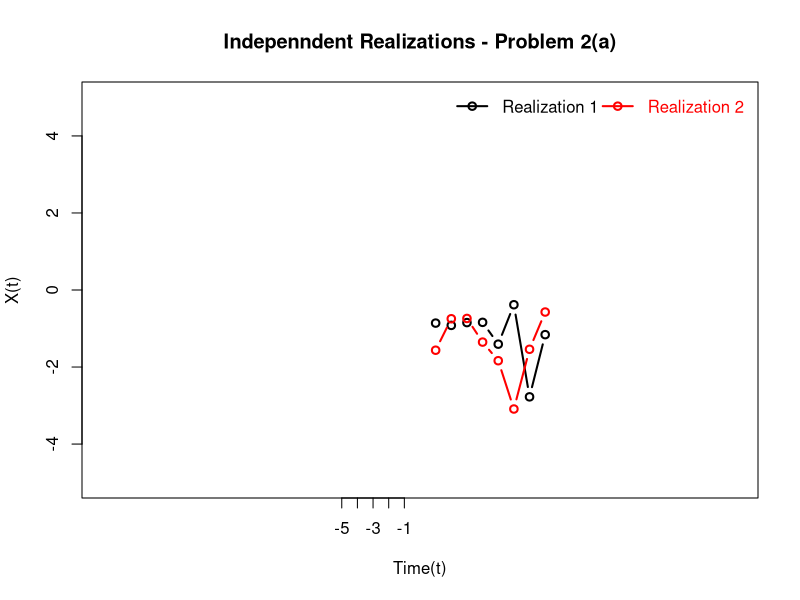
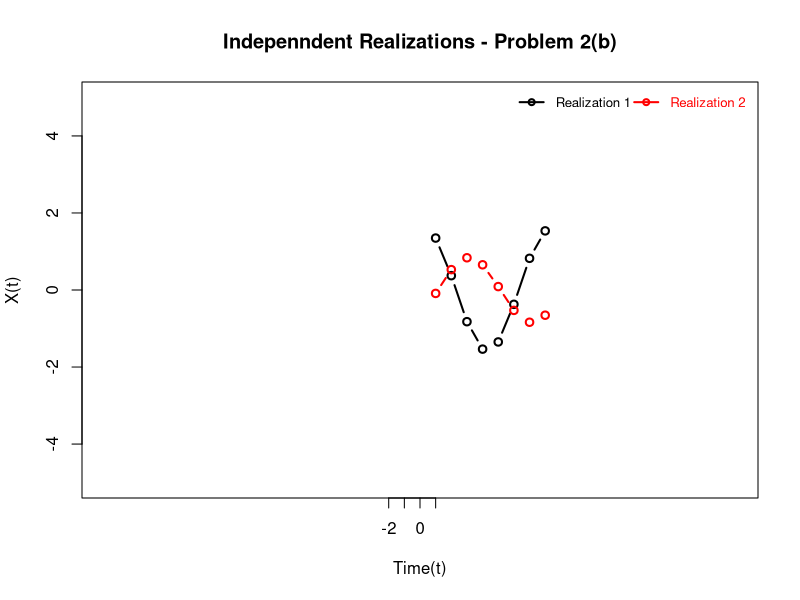
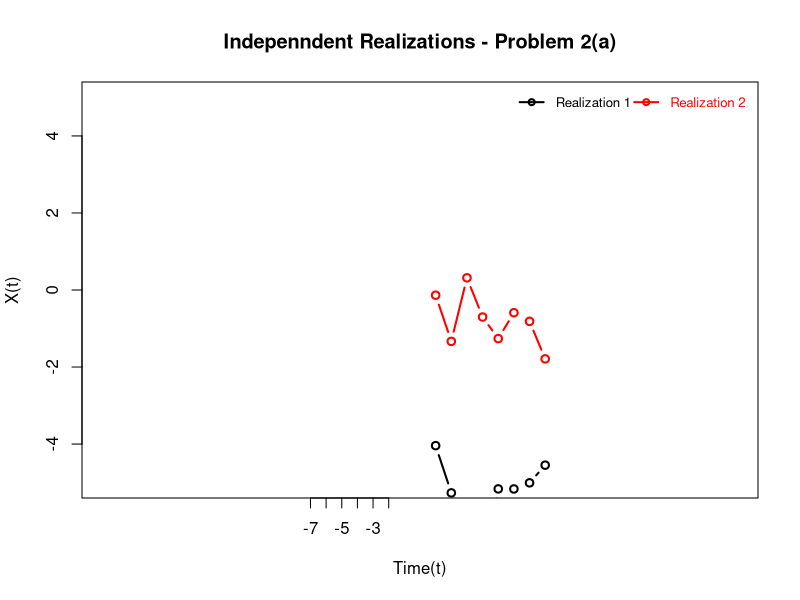
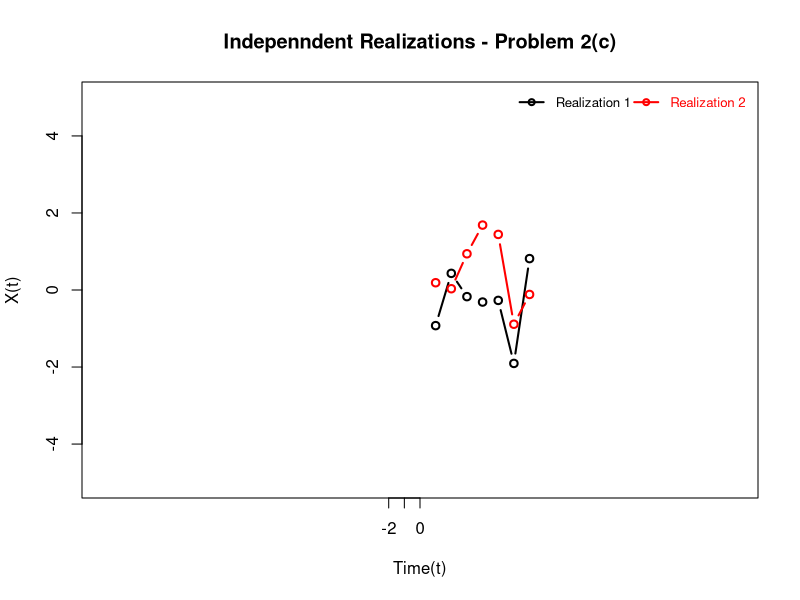
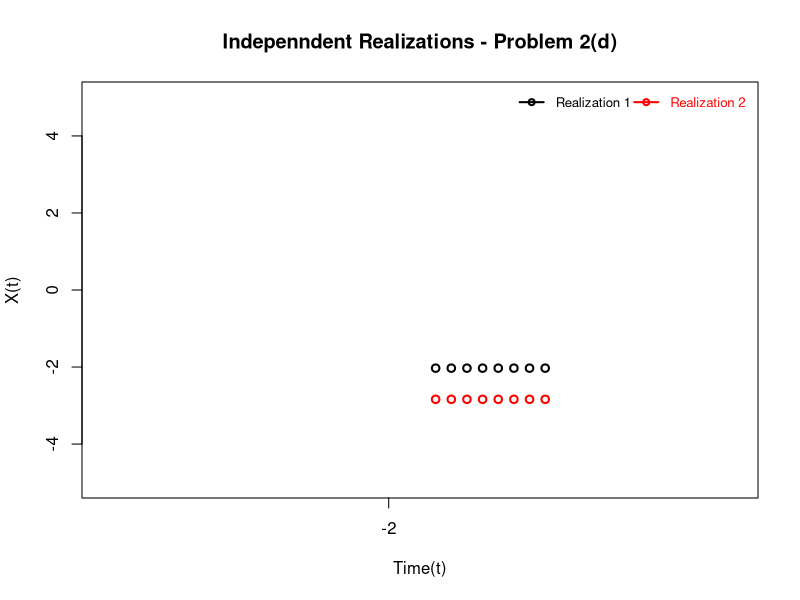
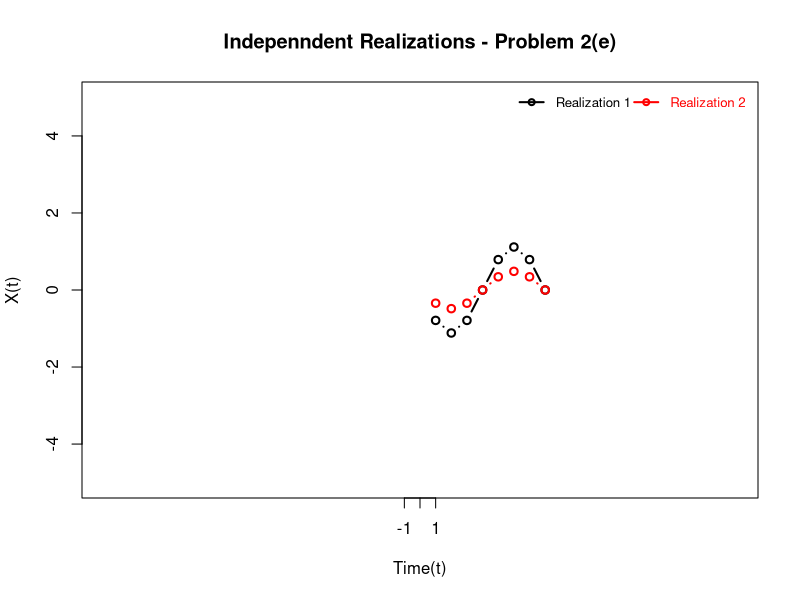
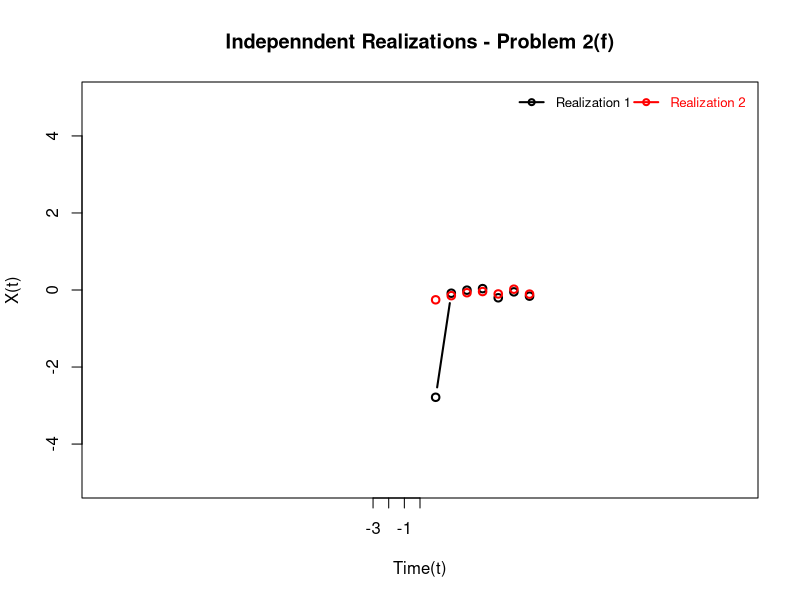

Write the R code that produced these figures, in order.
## ---- chunk 1
knitr::opts_chunk$set(echo = TRUE)
## ---- chunk 2
a=-2
b=1
sigmasquare = 1
c = pi/4
p2ar1 <- rnorm(8,0,1)
p2ar12 <- rnorm(8,0,1)
p21 <- function(rn,index)  a+(b*rn[index]) + (c*rn[index-2])
p2ares1 <- c() 
p2ares2 <- c() 
t <- c(1:8)
#create random process
for( i in 1:8)
  p2ares1=c(p2ares1,p21(p2ar1,i))
for( i in 1:8)
  p2ares2=c(p2ares2,p21(p2ar12,i))

plot(t,p2ares1[1:8],type="b",lwd=2,
xaxt="n",ylim=c(-5,5),xlim=c(-20,20),col="black",
xlab="Time(t)",ylab="X(t)",
main="Indepenndent Realizations - Problem 2(a)")
axis(1,at=round(min(p2ares1)):max(p2ares1))
lines(t,p2ares2[1:8],col="red",type="b",lwd=2)
legend("topright",legend=c("Realization 1","Realization 2"),
lty=1,lwd=2,pch=21,col=c("black","red"),
ncol=2,bty="n",cex=1,
text.col=c("black","red"),
inset=0.01)

## ---- chunk 3
p2ar1 <- rnorm(8,0,1)
p2ar12 <- rnorm(8,0,1)
p21 <- function(rn,index)  (cos(c*index) * rn[2]) + (sin(c*index)*rn[1])
p2ares1 <- c() 
p2ares2 <- c() 
t <- c(1:8)
#create random process
for( i in 1:8)
  p2ares1=c(p2ares1,p21(p2ar1,i))

for( i in 1:8)
  p2ares2=c(p2ares2,p21(p2ar12,i))

plot(t,p2ares1[1:8],type="b",lwd=2,
xaxt="n",ylim=c(-5,5),xlim=c(-20,20),col="black",
xlab="Time(t)",ylab="X(t)",
main="Indepenndent Realizations - Problem 2(b)")
axis(1,at=round(min(p2ares1)):max(p2ares1))
lines(t,p2ares2[1:8],col="red",type="b",lwd=2)
legend("topright",legend=c("Realization 1","Realization 2"),
lty=1,lwd=2,pch=21,col=c("black","red"),
ncol=2,bty="n",cex=0.8,
text.col=c("black","red"),
inset=0.01)

## ---- chunk 4

a=-2
b=1
sigmasquare = 1
c = pi/4
p2ar1 <- rnorm(8,0,1)
p2ar12 <- rnorm(8,0,1)

p21 <- function(rn,index)  a+(b*rn[index]) + (c*rn[index-2])
p2ares1 <- c() 
p2ares2 <- c() 
t <- c(1:8)
#create random process
for( i in 1:8)
  p2ares1=c(p2ares1,p21(p2ar1,i))

for( i in 1:8)
  p2ares2=c(p2ares2,p21(p2ar12,i))

plot(t,p2ares1[1:8],type="b",lwd=2,
xaxt="n",ylim=c(-5,5),xlim=c(-20,20),col="black",
xlab="Time(t)",ylab="X(t)",
main="Indepenndent Realizations - Problem 2(a)")
axis(1,at=round(min(p2ares1)):max(p2ares1))
lines(t,p2ares2[1:8],col="red",type="b",lwd=2)
legend("topright",legend=c("Realization 1","Realization 2"),
lty=1,lwd=2,pch=21,col=c("black","red"),
ncol=2,bty="n",cex=0.8,
text.col=c("black","red"),
inset=0.01)

## ---- chunk 5
p2ar1 <- rnorm(8,0,1)
p2ar12 <- rnorm(8,0,1)

p21 <- function(rn,index)  (cos(c*index) * rn[index]) + (sin(c*index)*rn[index-1])
p2ares1 <- c() 
p2ares2 <- c() 
t <- c(1:8)
#create random process
for( i in 1:8)
  p2ares1=c(p2ares1,p21(p2ar1,i))

for( i in 1:8)
  p2ares2=c(p2ares2,p21(p2ar12,i))

plot(t,p2ares1[1:8],type="b",lwd=2,
xaxt="n",ylim=c(-5,5),xlim=c(-20,20),col="black",
xlab="Time(t)",ylab="X(t)",
main="Indepenndent Realizations - Problem 2(c)")
axis(1,at=round(min(p2ares1)):max(p2ares1))
lines(t,p2ares2[1:8],col="red",type="b",lwd=2)
legend("topright",legend=c("Realization 1","Realization 2"),
lty=1,lwd=2,pch=21,col=c("black","red"),
ncol=2,bty="n",cex=0.8,
text.col=c("black","red"),
inset=0.01)

## ---- chunk 6
p2ar1 <- rnorm(8,0,1)
p2ar12 <- rnorm(8,0,1)

p21 <- function(rn,index)  a + (b * rn[1])
p2ares1 <- c() 
p2ares2 <- c() 
t <- c(1:8)
#create random process
for( i in 1:8)
  p2ares1=c(p2ares1,p21(p2ar1,i))

for( i in 1:8)
  p2ares2=c(p2ares2,p21(p2ar12,i))

plot(t,p2ares1[1:8],type="b",lwd=2,
xaxt="n",ylim=c(-5,5),xlim=c(-20,20),col="black",
xlab="Time(t)",ylab="X(t)",
main="Indepenndent Realizations - Problem 2(d)")
axis(1,at=round(min(p2ares1)):max(p2ares1))
lines(t,p2ares2[1:8],col="red",type="b",lwd=2)
legend("topright",legend=c("Realization 1","Realization 2"),
lty=1,lwd=2,pch=21,col=c("black","red"),
ncol=2,bty="n",cex=0.8,
text.col=c("black","red"),
inset=0.01)
## ---- chunk 7
p2ar1 <- rnorm(8,0,1)
p2ar12 <- rnorm(8,0,1)

p21 <- function(rn,index)   sin(c*index) * rn[1]
p2ares1 <- c() 
p2ares2 <- c() 
t <- c(1:8)
#create random process
for( i in 1:8)
  p2ares1=c(p2ares1,p21(p2ar1,i))

for( i in 1:8)
  p2ares2=c(p2ares2,p21(p2ar12,i))

plot(t,p2ares1[1:8],type="b",lwd=2,
xaxt="n",ylim=c(-5,5),xlim=c(-20,20),col="black",
xlab="Time(t)",ylab="X(t)",
main="Indepenndent Realizations - Problem 2(e)")
axis(1,at=round(min(p2ares1)):max(p2ares1))
lines(t,p2ares2[1:8],col="red",type="b",lwd=2)
legend("topright",legend=c("Realization 1","Realization 2"),
lty=1,lwd=2,pch=21,col=c("black","red"),
ncol=2,bty="n",cex=0.8,
text.col=c("black","red"),
inset=0.01)

## ---- chunk 8


p2ar1 <- rnorm(8,0,1)
p2ar12 <- rnorm(8,0,1)


p21 <- function(rn,index)   rn[index] * rn[index-1]
p2ares1 <- c() 
p2ares2 <- c() 
t <- c(1:8)
#create random process
for( i in 1:8)
  p2ares1=c(p2ares1,p21(p2ar1,i))

for( i in 1:8)
  p2ares2=c(p2ares2,p21(p2ar12,i))

plot(t,p2ares1[1:8],type="b",lwd=2,
xaxt="n",ylim=c(-5,5),xlim=c(-20,20),col="black",
xlab="Time(t)",ylab="X(t)",
main="Indepenndent Realizations - Problem 2(f)")
axis(1,at=round(min(p2ares1)):max(p2ares1))
lines(t,p2ares2[1:8],col="red",type="b",lwd=2)
legend("topright",legend=c("Realization 1","Realization 2"),
lty=1,lwd=2,pch=21,col=c("black","red"),
ncol=2,bty="n",cex=0.8,
text.col=c("black","red"),
inset=0.01)

